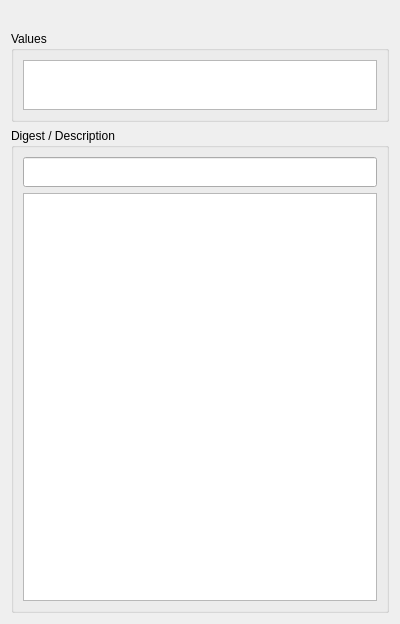
<?xml version="1.0" encoding="UTF-8"?>
<ui version="4.0">
 <class>Page::Argument</class>
 <widget class="QWidget" name="Page::Argument">
  <property name="geometry">
   <rect>
    <x>0</x>
    <y>0</y>
    <width>400</width>
    <height>624</height>
   </rect>
  </property>
  <property name="windowTitle">
   <string>Form</string>
  </property>
  <layout class="QVBoxLayout" name="verticalLayout_2">
   <item>
    <widget class="QLabel" name="keyInfo">
     <property name="text">
      <string/>
     </property>
     <property name="alignment">
      <set>Qt::AlignLeading|Qt::AlignLeft|Qt::AlignVCenter</set>
     </property>
    </widget>
   </item>
   <item>
    <widget class="QGroupBox" name="valueGroup">
     <property name="title">
      <string>Values</string>
     </property>
     <property name="flat">
      <bool>true</bool>
     </property>
     <layout class="QVBoxLayout" name="verticalLayout_3">
      <item>
       <widget class="ArgumentView" name="argumentView">
        <property name="sizePolicy">
         <sizepolicy hsizetype="Expanding" vsizetype="Preferred">
          <horstretch>0</horstretch>
          <verstretch>0</verstretch>
         </sizepolicy>
        </property>
        <property name="maximumSize">
         <size>
          <width>16777215</width>
          <height>50</height>
         </size>
        </property>
        <property name="baseSize">
         <size>
          <width>0</width>
          <height>0</height>
         </size>
        </property>
       </widget>
      </item>
     </layout>
    </widget>
   </item>
   <item>
    <widget class="QGroupBox" name="digestGroup">
     <property name="title">
      <string>Digest / Description</string>
     </property>
     <property name="flat">
      <bool>true</bool>
     </property>
     <layout class="QVBoxLayout" name="verticalLayout">
      <item>
       <widget class="QLineEdit" name="digestEdit">
        <property name="minimumSize">
         <size>
          <width>0</width>
          <height>30</height>
         </size>
        </property>
       </widget>
      </item>
      <item>
       <widget class="QPlainTextEdit" name="descrptionEdit"/>
      </item>
     </layout>
    </widget>
   </item>
  </layout>
 </widget>
 <customwidgets>
  <customwidget>
   <class>ArgumentView</class>
   <extends>QTreeView</extends>
   <header>Edit/ArgumentView.h</header>
  </customwidget>
 </customwidgets>
 <resources/>
 <connections/>
</ui>
